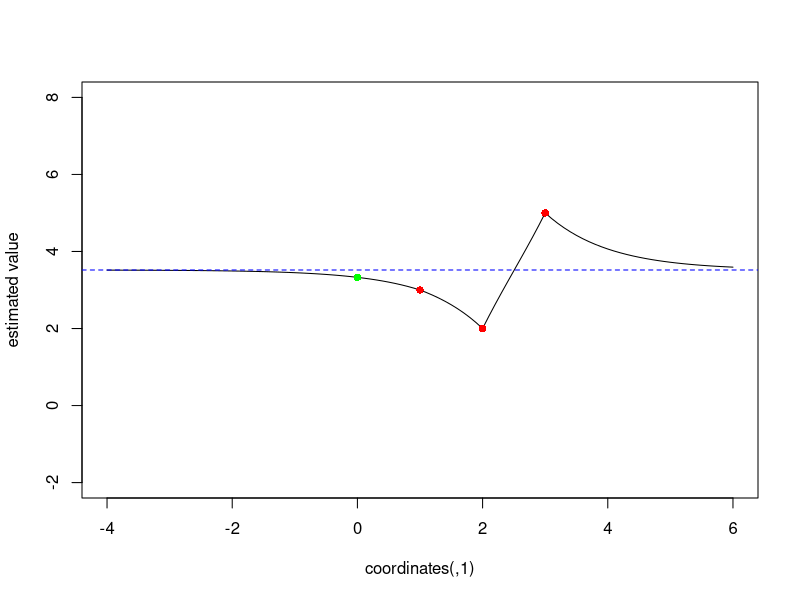
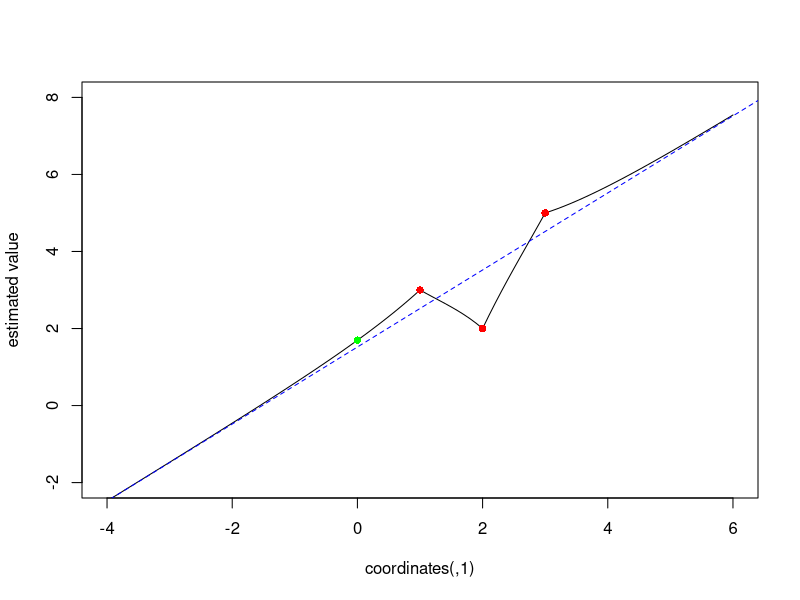
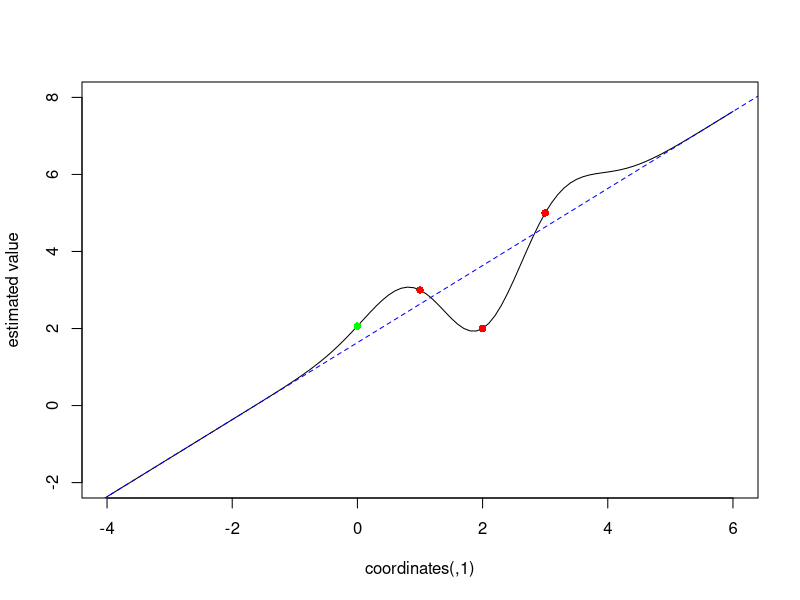

Source code (R) for these figures, in order:
## ---- chunk 1
library(sf) # st_distance
cov = function(h) exp(-h)

calc_beta = function(X, V, z) {
	XtVinv = t(solve(V, X))
	solve(XtVinv %*% X, XtVinv %*% z)
}

uk = function(data, newdata, X, x0, cov, beta) {
	V = cov(st_distance(data))
	v = cov(st_distance(data, newdata))
	z = data[[1]]
	if (missing(beta))
		beta = calc_beta(X, V, z)
	mu = X %*% beta
	x0 %*% beta + t(v) %*% solve(V, z - mu)
}

# prediction location at (0,1):
newdata = st_as_sf(data.frame(x = 0, y = 1), coords = c("x", "y"))


# three observations location, with attribute values (y) 3,2,5:
data = st_as_sf(data.frame(x = c(1,2,3), y = c(1,1,1), z = c(3, 2, 5)),
			   coords = c("x", "y"))
newdata = st_as_sf(data.frame(x = .1 * 0:20, y = 1), coords = c("x", "y"))
X = matrix(1,3,1)
x0 = matrix(1, nrow(newdata), 1)
uk(data, newdata, X, x0, cov) # mu = unknown
## ---- chunk 2
newdata = st_as_sf(data.frame(x = seq(-4,6,by=.1), y = 1), coords = c("x", "y"))
x0 = matrix(1, nrow(newdata), 1)
z_hat = uk(data, newdata, X, x0, cov) # mu unknown
plot(st_coordinates(newdata)[,1], z_hat, type='l', ylim = c(-2,8),xlim = c(-4,6),ylab="estimated value",xlab="coordinates(,1)")
points(st_coordinates(data)[,1], data$z, col='red', pch=16)
points(0, z_hat[41], col='green', pch=16)
beta = calc_beta(X, cov(st_distance(data)), data[[1]])
beta
abline(beta, 0, col = 'blue', lty = 2)
## ---- chunk 3
X = cbind(matrix(1,3,1), 1:3)
X
xcoord = seq(-4,6,by=.1)
newdata = st_as_sf(data.frame(x = xcoord, y = 1), coords = c("x", "y"))
x0 = cbind(matrix(1, nrow(newdata), 1), xcoord)
z_hat = uk(data, newdata, X, x0, cov) # mu unknown
plot(st_coordinates(newdata)[,1], z_hat, type='l', ylim = c(-2,8),xlim = c(-4,6),ylab="estimated value",xlab="coordinates(,1)")
points(st_coordinates(data)[,1], data$z, col='red', pch=16)
points(0, z_hat[41], col='green', pch=16)
beta = calc_beta(X, cov(st_distance(data)), data[[1]])
beta
abline(beta, col = 'blue', lty = 2)
## ---- chunk 4
cov = function(h) exp(-(h^2))
z_hat = uk(data, newdata, X, x0, cov) # mu unknown
plot(st_coordinates(newdata)[,1], z_hat, type='l',ylim = c(-2,8),xlim = c(-4,6), ylab="estimated value",xlab="coordinates(,1)")
points(st_coordinates(data)[,1], data$z, col='red', pch=16)
points(0, z_hat[41], col='green', pch=16)
beta = calc_beta(X, cov(st_distance(data)), data[[1]])
beta
abline(beta, col = 'blue', lty = 2)
